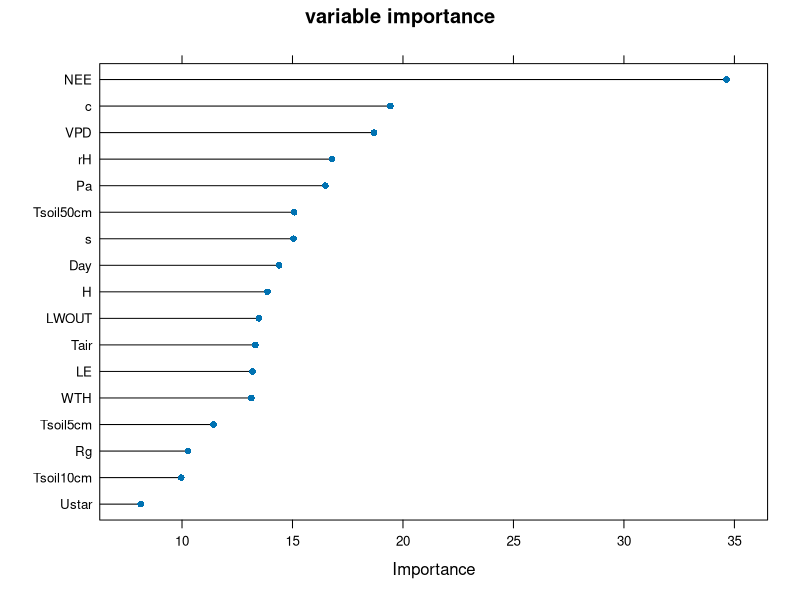
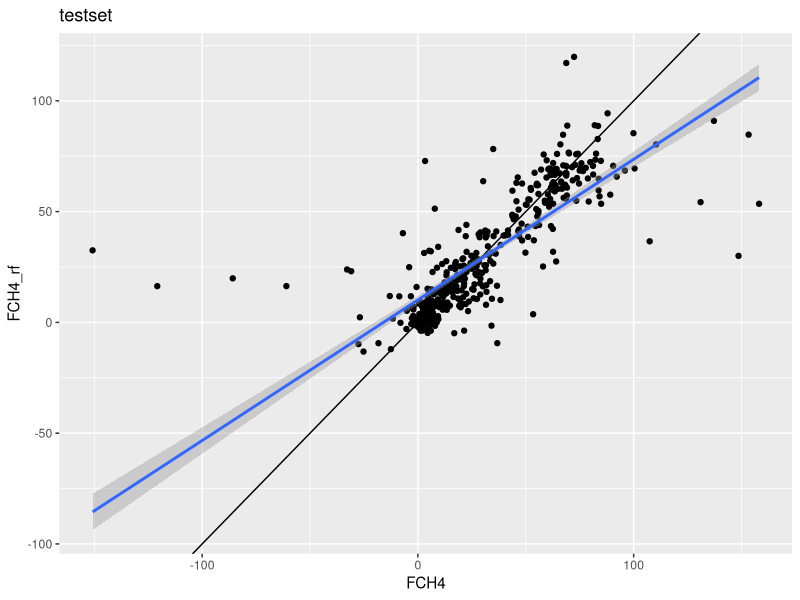
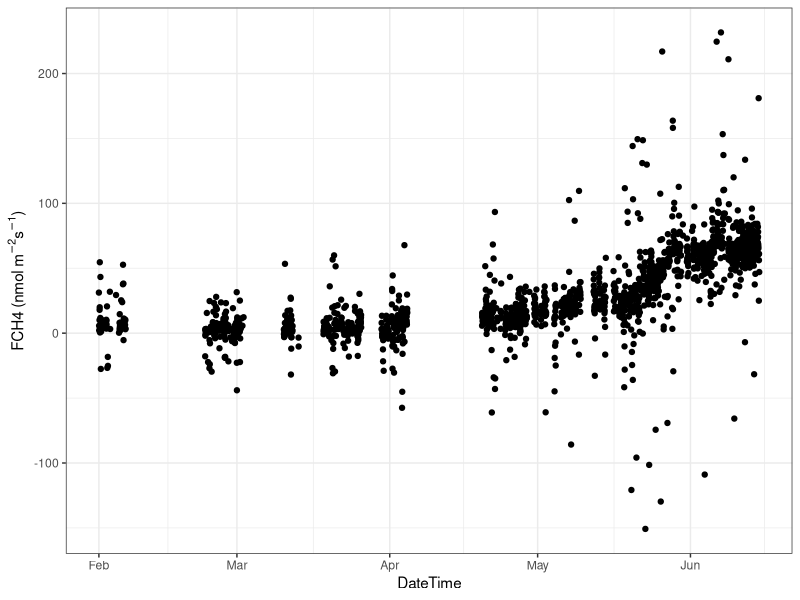
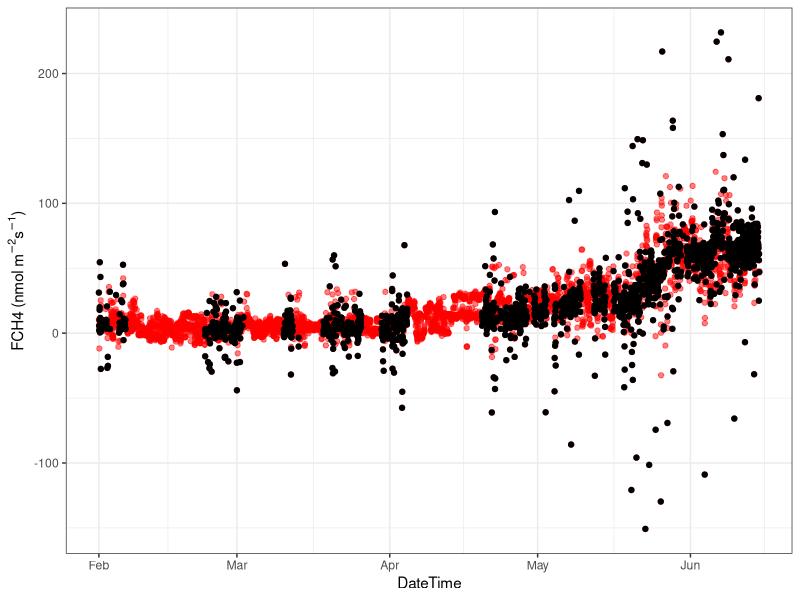
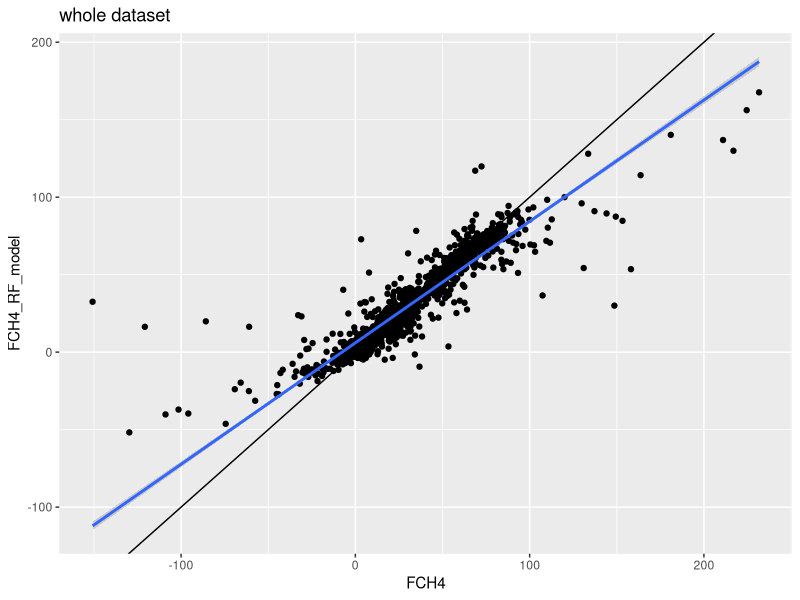

Reproduce these figures in R, in order.
# install required libraries
#install.packages('tidyverse') # for data wrangling 
#install.packages('caret') # for machine learning run and tuning
#install.packages('randomForest') # randomforest model

# load libraries
library(tidyverse)
library(caret)

# load dataset
# df includes FCH4 and predictor variables.
# FCH4 should be quality controlled. Other variables should be fully gap-filled.
df <- read.csv("exampleWETBB.csv") 

# variable we need for FCH4 gap-filling
predictors <- c("FCH4", "Ustar","NEE","LE","H","Rg","Tair","Tsoil5cm","Tsoil10cm","Tsoil50cm",
								"rH","VPD","WTH","Pa","LWOUT","s","c","Day")
ML.df <- df %>% select(predictors)

# period when FCH4 is not missing
wm_only <- ML.df[!is.na(ML.df$FCH4), ]

# 75% of data used for model tuning/validation
index <- createDataPartition(wm_only$FCH4, p=0.75, list=F) 
train_set <- wm_only[index,]
test_set <- wm_only[-index,]

############### Random forest run

#### option 1. random forest model with mtry tuning
#Add parallel processing for the fast processing if you want to
# library(parallel)
# library(doParallel)
# cluster <- makeCluster(6)
# registerDoParallel(cluster)
# RF_FCH4 <- train(FCH4 ~ ., data = train_set[,predictors],
# 								 method = "rf",
# 								 preProcess = c("medianImpute"),                #impute missing met data with median
# 								 trControl=trainControl(method = "repeatedcv",   #three-fold cross-validation for model parameters 3 times
# 								 											number = 3,                #other option: "cv" without repetition
# 								 											repeats = 3),
# 								 na.action = na.pass,
# 								 allowParallel=TRUE, # This requires parallel packages. Otherwise you can choose FALSE.
# 								 ntree=400, # can generate more trees
# 								 importance = TRUE)
# RF_FCH4$bestTune
# RF_FCH4$results


#### option 2. random forest model without tuning. 
# (when mtry value is already tunned or using squre root of the number of predictor)
RF_FCH4 <- train(FCH4 ~ ., data = train_set[,predictors],
								 method = "rf",
								 preProcess = c("medianImpute"),  # impute missing met data with median (but it will not be applied since we used gap-filled predictors)
								 trControl = trainControl(method = "none"),
								 tuneGrid=data.frame(mtry=9), # use known mtry value.
								 na.action = na.pass,
								 allowParallel=FALSE,
								 ntree=400, # can generate more trees
								 importance = TRUE)


############### Results
# variable importance
plot(varImp(RF_FCH4, scale = FALSE), main="variable importance")

#generate FCH4_rf predictions for testset
test_set$FCH4_rf <- predict(RF_FCH4, test_set)
regrRF <- lm(test_set$FCH4_rf ~ test_set$FCH4); 
print(summary(regrRF))
ggplot(test_set, aes(x=FCH4, y=FCH4_rf)) + geom_abline(slope = 1, intercept = 0)+
	geom_point() + geom_smooth(method = "lm") + ggtitle("testset")

# whole dataset
result <- data.frame(FCH4 = ML.df$FCH4) # you can add datetime column here if you want to.
result$FCH4_RF_model <- predict(RF_FCH4, ML.df) # FCH4 RF model
result$FCH4_RF_filled <- ifelse(is.na(result$FCH4),result$FCH4_RF_model,result$FCH4) # gap-filled column (true value when it is, gap-filled value when missing)
result$FCH4_RF_residual <- ifelse(is.na(result$FCH4),NA,result$FCH4_RF_model - result$FCH4) # residual (model - obs). can be used for random uncertainty analysis

# time series
result$DateTime <- as.POSIXct(df$DateTime, format = "%Y-%m-%d %H:%M")

result %>% ggplot(aes(DateTime,FCH4)) + geom_point() + 
	theme_bw() + ylab(expression(paste("FCH4 (nmol ", m^-2,s^-1,")")))
result %>% ggplot(aes(DateTime,FCH4_RF_filled)) + geom_point(color="red",alpha=0.5) +
	geom_point(aes(DateTime,FCH4),color="black")+
	theme_bw() + ylab(expression(paste("FCH4 (nmol ", m^-2,s^-1,")")))



# whole data comparison
ggplot(result, aes(x = FCH4, y =FCH4_RF_model)) + geom_abline(slope = 1, intercept = 0)+
	geom_point() + geom_smooth(method = "lm") + ggtitle("whole dataset")
regrRF_whole <- lm(result$FCH4_RF_model ~ result$FCH4);
print(summary(regrRF_whole))

# write result
write.csv(result,"rf_FCH4_gapfilling.csv",row.names = F)
